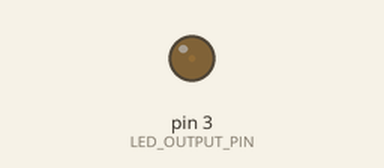
This sketch was run on a simulated Arduino Uno, built with avr-gcc and run on an emulated ATmega328P. Parts: output pins drawn as LEDs (lit = HIGH).

Above: at 0.05 s.
At 1.95 s:
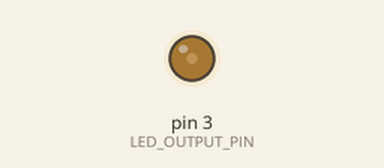
At 3.85 s:
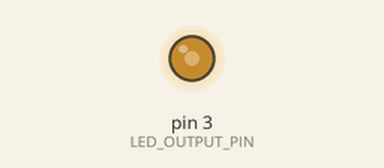
At 7.65 s:
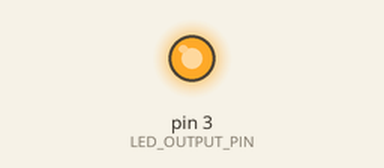
Timing chart, 0 to 10.0 s (numbered marks = the images above):
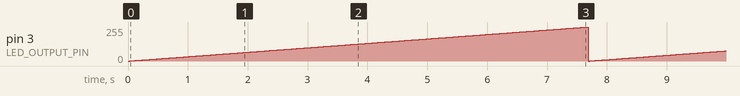

The sketch:

FadeOneDirection.ino
```cpp
/*
 * This example shows how to fade an LED on Pin 3 using the analogWrite() function.
 * The fade goes in one direction (from off to a fade on) and then repeats (off to fade on)
 *
 * The analogWrite() function uses PWM, so if you want to change the pin you're
 * using, be sure to use another PWM capable pin. On the Arduino Uno, the PWM pins
 * are identified with a "~" sign, like ~3, ~5, ~6, ~9, ~10 and ~11.
 *
 * By Jon Froehlich
 * http://makeabilitylab.io
 * Adapted from http://www.arduino.cc/en/Tutorial/Fade
 *
 */

const int LED_OUTPUT_PIN = 3;
int _curBrightness = 0;   // how bright the LED is

// The setup function runs once when you press reset or power the board
void setup() {
  // set the LED pin to as an output
  pinMode(LED_OUTPUT_PIN, OUTPUT);
}

// The loop function runs over and over again forever
void loop() {

  // set the brightness of the LED pin
  analogWrite(LED_OUTPUT_PIN, _curBrightness);

  // change the brightness for next time through the loop
  _curBrightness = _curBrightness + 1;

  // the maximum value that we can write out to analogWrite is 255
  // so check to see if the current brightness value is greater than 255
  // and if it is, reset the brightness to 0 (which is off)
  if (_curBrightness > 255){
    _curBrightness = 0;
  }

  // wait for 30 milliseconds to see the dimming effect
  delay(30);
}
```

Measured:
- by itself, pin 3 (LED_OUTPUT_PIN): ramps from 0/255 to 255/255 and jumps back, once every 7.7 s
